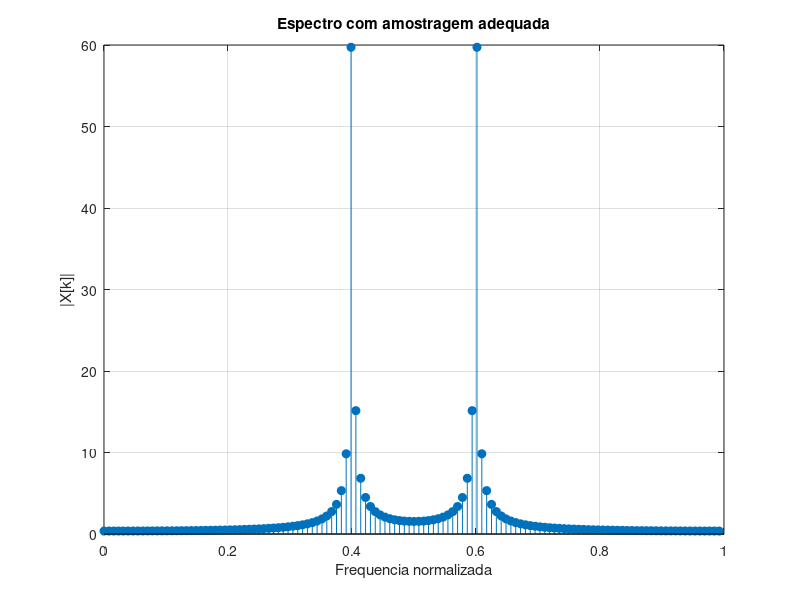
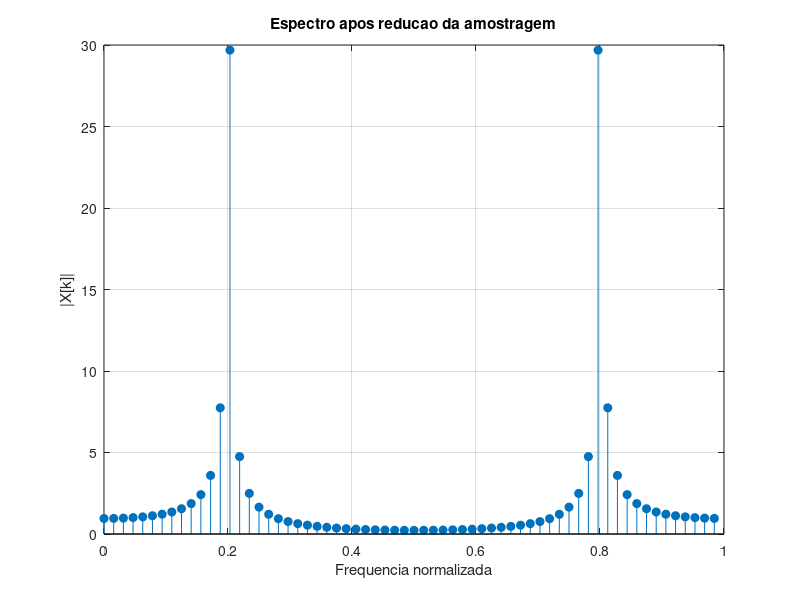

These figures' MATLAB source, in order:
clc;
clear;
close all;

% Numero de amostras
N = 128;

% Vetor de tempo
n = 0:N-1;

% Frequencia original
f0 = 0.4;

% -------------------------
% Sinal original
% -------------------------
x1 = sin(2*pi*f0*n);

X1 = fft(x1);
magX1 = abs(X1);

f = (0:N-1)/N;

% -------------------------
% Sinal subamostrado
% -------------------------
n2 = 0:2:N-1;

x2 = sin(2*pi*f0*n2);

X2 = fft(x2);
magX2 = abs(X2);

f2 = (0:length(X2)-1)/length(X2);

% -------------------------
% Espectro original
% -------------------------
figure(1);
stem(f, magX1, 'filled');
grid on;
xlabel('Frequencia normalizada');
ylabel('|X[k]|');
title('Espectro com amostragem adequada');

print('C:/Users/Pichau/estudo-dirigido-pds/parte3/resultados/q3_fft_original.png', '-dpng');

% -------------------------
% Espectro com aliasing
% -------------------------
figure(2);
stem(f2, magX2, 'filled');
grid on;
xlabel('Frequencia normalizada');
ylabel('|X[k]|');
title('Espectro apos reducao da amostragem');

print('C:/Users/Pichau/estudo-dirigido-pds/parte3/resultados/q3_fft_aliasing.png', '-dpng');
